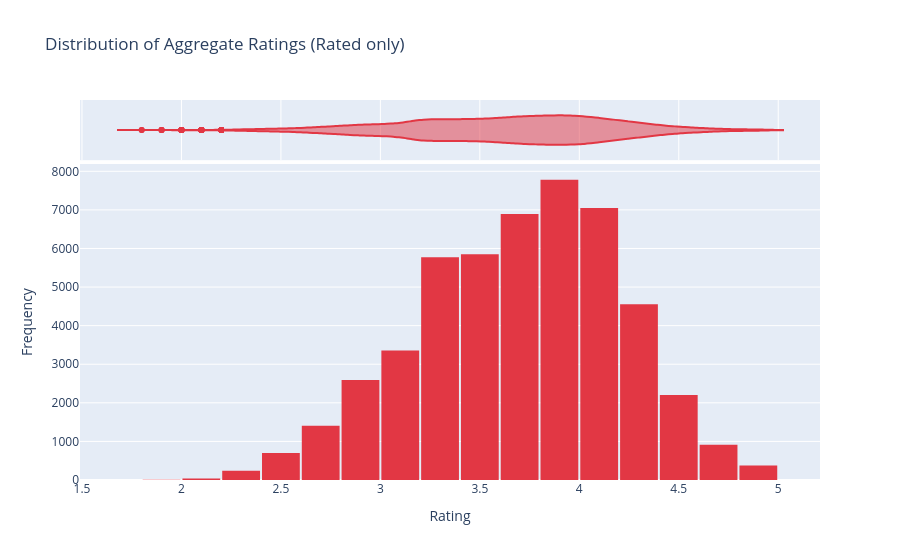

The notebook cell this image was saved under:
### Code cell
plot_data = df[df['aggregate_rating'] > 0]
fig = px.histogram(
    plot_data, 
    x='aggregate_rating', 
    nbins=20, 
    title='Distribution of Aggregate Ratings (Rated only)',
    color_discrete_sequence=['#E23744'],
    marginal='violin', # Adds a density rug at the bottom (Plotly's KDE alternative)
    labels={'aggregate_rating': 'Aggregate Rating'})

fig.update_layout(
    bargap=0.05, 
    xaxis_title="Rating", 
    yaxis_title="Frequency")

fig.show()

### Figure 1 — Plotly figure (JSON) as saved in the notebook; plotly's stock layout.template omitted (floating-point values rounded to 4 significant figures; data arrays with more than 128 entries replaced by an {"elided": "..."} marker saying what was removed)
{"data": [{"bingroup": "x", "hovertemplate": "Aggregate Rating=%{x}<br>count=%{y}<extra></extra>", "legendgroup": "", "marker": {"color": "#E23744", "pattern": {"shape": ""}}, "name": "", "nbinsx": 20, "orientation": "v", "showlegend": false, "type": "histogram", "x": {"elided": "49735 float values"}, "xaxis": "x", "yaxis": "y"}, {"hovertemplate": "Aggregate Rating=%{x}<extra></extra>", "legendgroup": "", "marker": {"color": "#E23744"}, "name": "", "scalegroup": "x", "showlegend": false, "type": "violin", "x": {"elided": "49735 float values"}, "xaxis": "x2", "yaxis": "y2"}], "layout": {"bargap": 0.05, "barmode": "relative", "legend": {"tracegroupgap": 0}, "title": {"text": "Distribution of Aggregate Ratings (Rated only)"}, "xaxis": {"anchor": "y", "domain": [0, 1], "title": {"text": "Rating"}}, "xaxis2": {"anchor": "y2", "domain": [0, 1], "matches": "x", "showgrid": true, "showticklabels": false}, "yaxis": {"anchor": "x", "domain": [0, 0.8316], "title": {"text": "Frequency"}}, "yaxis2": {"anchor": "x2", "domain": [0.8416, 1], "matches": "y2", "showgrid": false, "showline": false, "showticklabels": false, "ticks": ""}}}
